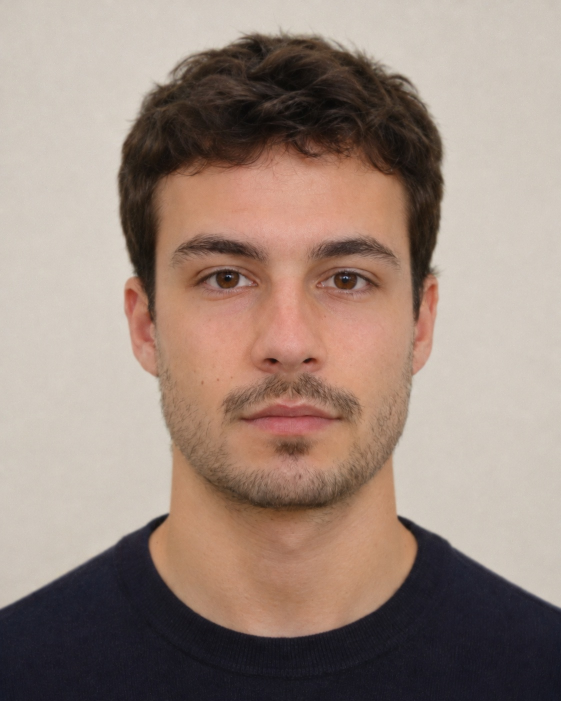
#> input picture images/person1_bad.jpg, 1122 x 1402 px (shown at 1/2 size); its folder holds only this picture in this run
$ python main.py   (older library calls are emulated)
#> lines starting #> are read from the running program, lines starting #| are printed output that depends on the picture; after the words box and inside, x2 and y2 are one past the last pixel; in counts of white or black regions, pixels touching at a corner belong together


import cv2
import numpy as np
import json

from pathlib import Path


IMAGE_DIR = Path("images")
CONFIG_FILE = Path("quality_config.json")

FACE_SIZE = (320, 320)

WEIGHTS = {
    "laplacian": 0.40,
    "tenengrad": 0.30,
    "fft": 0.20,
    "edge_density": 0.10,
}


CASCADE_PATH = r"C:\Users\arsen\opencv_data\haarcascade_frontalface_default.xml"

face_detector = cv2.CascadeClassifier(CASCADE_PATH)

if face_detector.empty():
    raise RuntimeError("Не удалось загрузить модель распознавания лица")


def read_image(path):
    data = np.fromfile(str(path), dtype=np.uint8)
    return cv2.imdecode(data, cv2.IMREAD_COLOR)
#> returned value is the input picture: shape (1402, 1122, 3); mean B, G, R 124.8, 135.6, 155.3


def detect_face(image):
    gray = cv2.cvtColor(image, cv2.COLOR_BGR2GRAY)
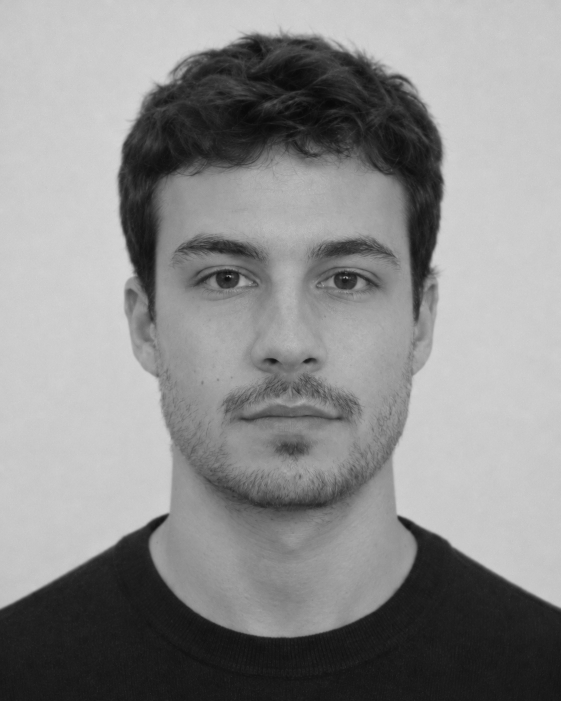
#> gray: shape (1402, 1122) (shown at 1/2 size); min 8, max 215, mean 140.3

    faces = face_detector.detectMultiScale(
        gray,
        scaleFactor=1.1,
        minNeighbors=4,
        minSize=(60, 60),
    )
#> faces = [[196, 264, 750, 750]]

    if len(faces) == 0:
        # Если лицо не нашли, временно берём центральную часть.
        h, w = image.shape[:2]

        x1 = int(w * 0.10)
        x2 = int(w * 0.90)

        y1 = int(h * 0.10)
        y2 = int(h * 0.90)

        return image[y1:y2, x1:x2], False

    # Если лиц несколько — берём самое большое.
    x, y, w, h = max(
        faces,
        key=lambda face: face[2] * face[3]
    )
#> x = 196; y = 264; w = 750; h = 750

    # Немного пространства вокруг лица.
    padding = int(max(w, h) * 0.15)
#> padding = 112

    x1 = max(0, x - padding)
#> x1 = 84
    y1 = max(0, y - padding)
#> y1 = 152

    x2 = min(image.shape[1], x + w + padding)
#> x2 = 1058
    y2 = min(image.shape[0], y + h + padding)
#> y2 = 1126

    face = image[y1:y2, x1:x2]
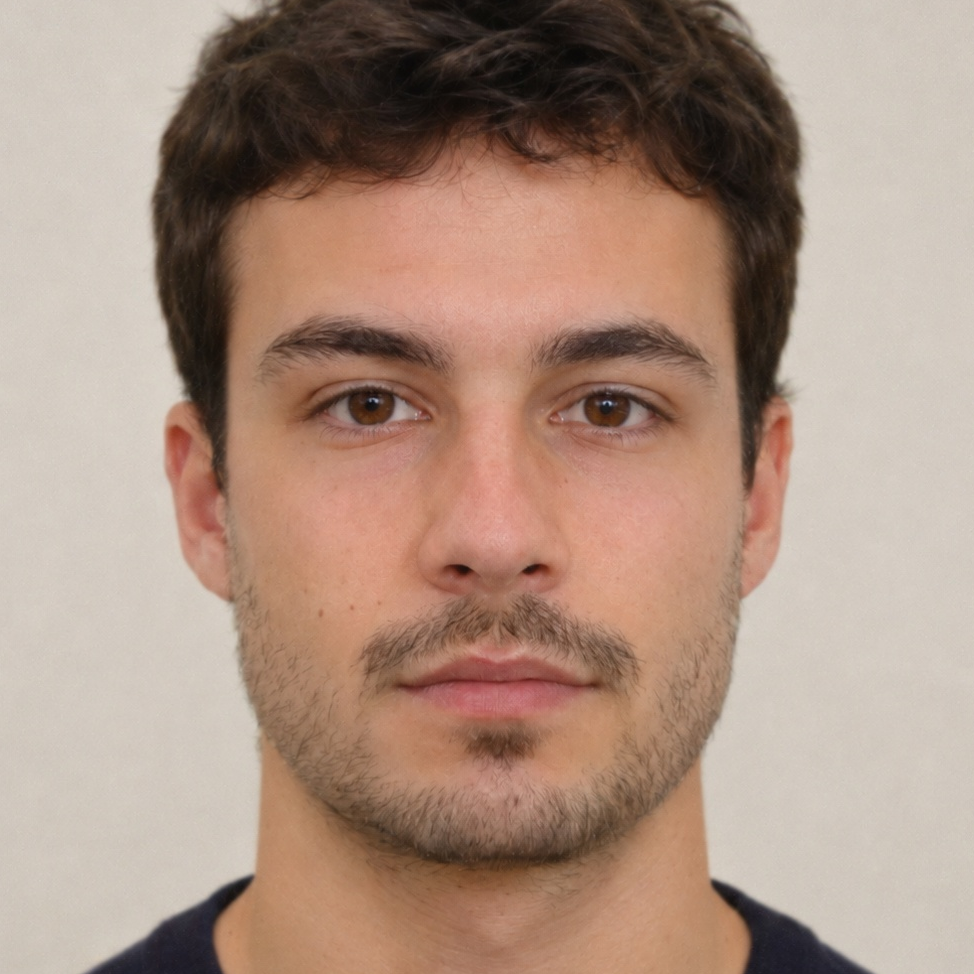
#> face: shape (974, 974, 3); mean B, G, R 128.9, 144.2, 170.7

    return face, True


def calculate_features(image):
    face, face_found = detect_face(image)
#> face_found = True

    gray = cv2.cvtColor(face, cv2.COLOR_BGR2GRAY)
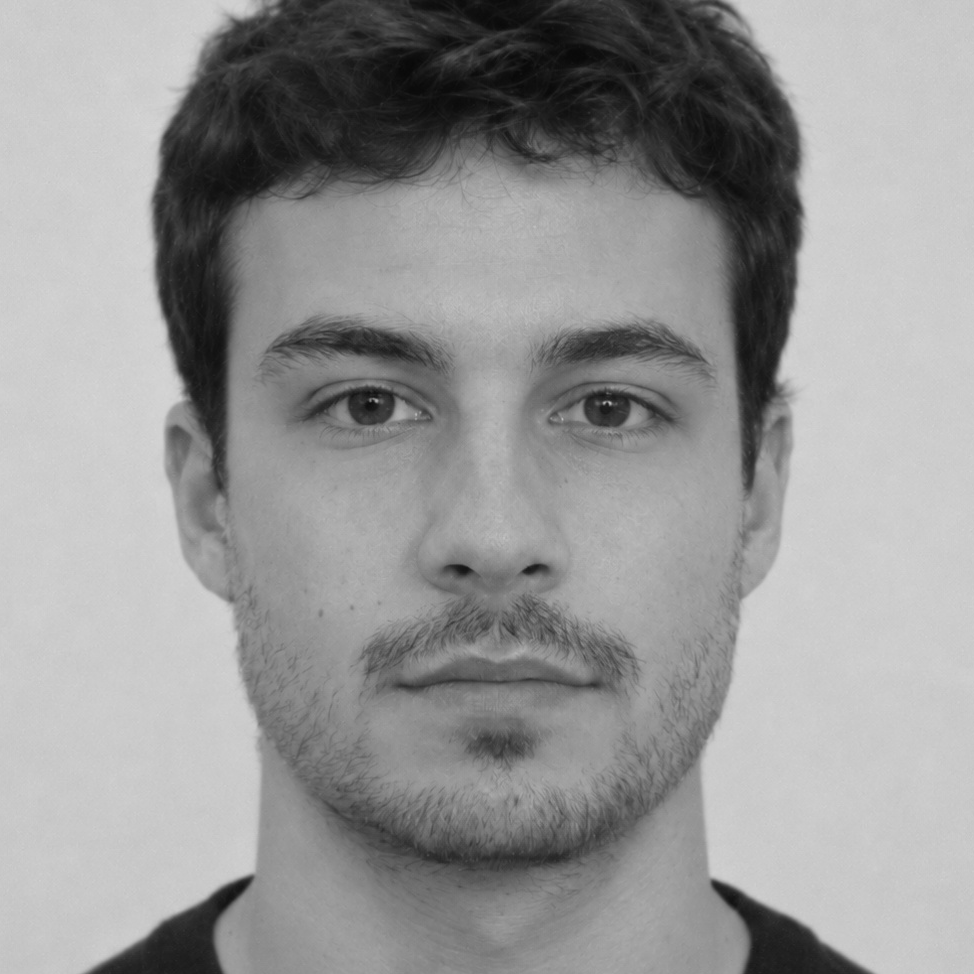
#> gray: shape (974, 974); min 8, max 215, mean 150.5

    gray = cv2.resize(
        gray,
        FACE_SIZE,
        interpolation=cv2.INTER_AREA,
    )
#> gray: shape (320, 320)

    # 1. Laplacian
    laplacian = cv2.Laplacian(
        gray,
        cv2.CV_64F
    ).var()
#> laplacian = 104.8

    # 2. Tenengrad / Sobel
    gx = cv2.Sobel(
        gray,
        cv2.CV_64F,
        1,
        0,
        ksize=3,
    )
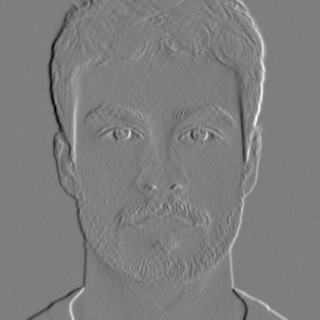
#> gx: shape (320, 320) float64; min -495, max 504, mean 0; drawn with min black and max white

    gy = cv2.Sobel(
        gray,
        cv2.CV_64F,
        0,
        1,
        ksize=3,
    )
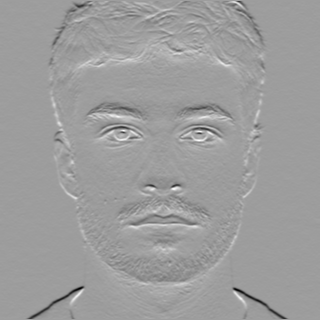
#> gy: shape (320, 320) float64; min -529, max 329, mean 0; drawn with min black and max white

    tenengrad = np.mean(
        gx * gx + gy * gy
    )
#> tenengrad = 3520.7

    # 3. FFT — количество высоких частот
    fft = np.fft.fft2(
        gray.astype(np.float32)
    )

    fft = np.fft.fftshift(fft)

    power = np.abs(fft) ** 2

    height, width = gray.shape
#> height = 320; width = 320

    cy = height // 2
#> cy = 160
    cx = width // 2
#> cx = 160

    yy, xx = np.ogrid[
        :height,
        :width
    ]
#> yy = 320 values from 0 to 319

    radius = 25

    mask = (
        (xx - cx) ** 2
        + (yy - cy) ** 2
        >= radius ** 2
    )

    high_frequency = (
        power[mask].sum()
        / (power.sum() + 1e-12)
    )
#> high_frequency = 0.00323

    # 4. Количество чётких границ
    edges = cv2.Canny(
        gray,
        80,
        160,
    )
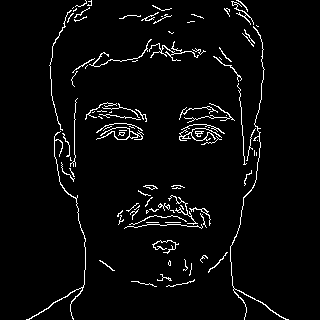
#> edges: shape (320, 320); 3.8% white in thin lines or dots, all inside (x1, y1, x2, y2) = (26, 0, 289, 320)

    edge_density = (
        np.count_nonzero(edges)
        / edges.size
    )
#> edge_density = 0.0377

    # Дополнительная информация
    brightness = gray.mean()
#> brightness = 150.5
    contrast = gray.std()
#> contrast = 58.14

    return {
        "laplacian": float(laplacian),
        "tenengrad": float(tenengrad),
        "fft": float(high_frequency),
        "edge_density": float(edge_density),
        "brightness": float(brightness),
        "contrast": float(contrast),
        "face_found": face_found,
    }


# [87 lines left out: functions normalize, calculate_score, find_best_threshold, not called in this run]


def main():
    results = []

    files = sorted(
        list(IMAGE_DIR.glob("*.jpg"))
        + list(IMAGE_DIR.glob("*.jpeg"))
        + list(IMAGE_DIR.glob("*.png"))
    )

    if not files:
        print("В папке images нет фотографий.")
        return

    print("Анализ фотографий...\n")

    for path in files:

        image = read_image(path)

        if image is None:
            print(
                f"Не удалось открыть {path.name}"
            )
            continue

        features = calculate_features(
            image
        )
#> features = {'laplacian': 104.8, 'tenengrad': 3520.7, 'fft': 0.00323, 'edge_density': 0.0377, 'brightness': 150.5, 'contrast': 58.14, 'face_found': True}

        label = None

        name = path.stem.lower()

        if "_good" in name:
            label = "good"

        elif "_bad" in name:
            label = "bad"

        results.append({
            "filename": path.name,
            "label": label,
            "features": features,
        })

    labelled = [
        item
        for item in results
        if item["label"] is not None
    ]
#> labelled = 1 item

    if len(labelled) < 2:
        print(
            "Для калибровки нужны "
            "файлы _good и _bad."
        )
        return

    ranges = {}

    for feature_name in WEIGHTS:

        values = [
            item["features"][feature_name]
            for item in labelled
        ]

        # Берём 5 и 95 процентиль,
        # чтобы единичные выбросы
        # не ломали шкалу.
        minimum = np.percentile(
            values,
            5
        )

        maximum = np.percentile(
            values,
            95
        )

        ranges[feature_name] = {
            "min": float(minimum),
            "max": float(maximum),
        }

    for item in results:

        item["score"] = calculate_score(
            item["features"],
            ranges,
        )

    threshold, accuracy = (
        find_best_threshold(results)
    )

    print(
        f"Автоматический порог: "
        f"{threshold:.2f}"
    )

    print(
        f"Точность на тестовой выборке: "
        f"{accuracy * 100:.1f}%"
    )

    print("\nРезультаты:\n")

    for item in results:

        score = item["score"]

        if score >= threshold:
            status = "GOOD"
        else:
            status = "BAD"

        face_status = (
            "face"
            if item["features"]["face_found"]
            else "face not found"
        )

        print(
            f"{item['filename']:20} "
            f"{score:6.2f} "
            f"-> {status:4} "
            f"({face_status})"
        )

    config = {
        "threshold": threshold,
        "weights": WEIGHTS,
        "ranges": ranges,
    }

    with open(
        CONFIG_FILE,
        "w",
        encoding="utf-8",
    ) as file:

        json.dump(
            config,
            file,
            indent=4,
        )

    print(
        "\nНастройки сохранены "
        "в quality_config.json"
    )


if __name__ == "__main__":
    main()


# [28 lines of commented-out code are left out]

$ run again, on images/person3_good.jpg
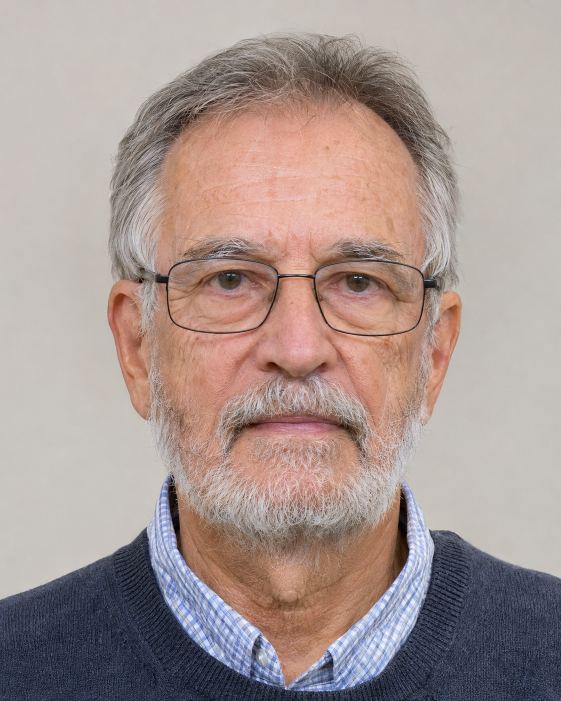
#> input picture images/person3_good.jpg, 1122 x 1402 px (shown at 1/2 size)
#> in read_image, returned value is the input picture: shape (1402, 1122, 3); mean B, G, R 145.9, 150.4, 166.9
#> faces = [[201, 255, 766, 766]]
#> x = 201; y = 255; w = 766
#> padding = 114
#> x1 = 87
#> y1 = 141
#> x2 = 1081
#> y2 = 1135
#> face_found = True
#> laplacian = 718.1
#> in calculate_features, `gy = cv2.Sobel( gray, cv2.CV_64F, 0, 1, ksize=3, )`:
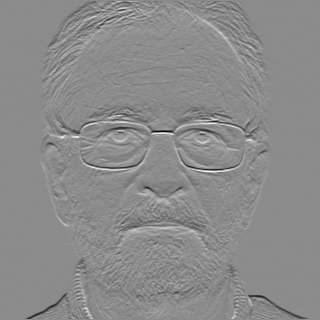
#> gy: shape (320, 320) float64; min -591, max 487, mean -0.8; drawn with min black and max white
#> tenengrad = 5500
#> high_frequency = 0.00494
#> in calculate_features, `edges = cv2.Canny( gray, 80, 160, )`:
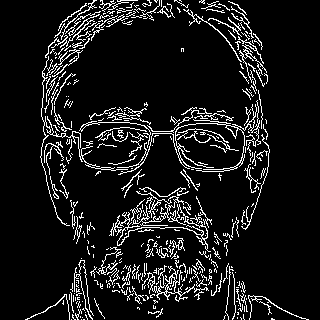
#> edges: shape (320, 320); 9.5% white in thin lines or dots, all inside (x1, y1, x2, y2) = (25, 0, 309, 320)
#> edge_density = 0.0954
#> brightness = 164.1
#> contrast = 35.85
#> features = {'laplacian': 718.1, 'tenengrad': 5500, 'fft': 0.00494, 'edge_density': 0.0954, 'brightness': 164.1, 'contrast': 35.85, 'face_found': True}
#> labelled = 1 item

$ run again, on images/person4_bad.jpg
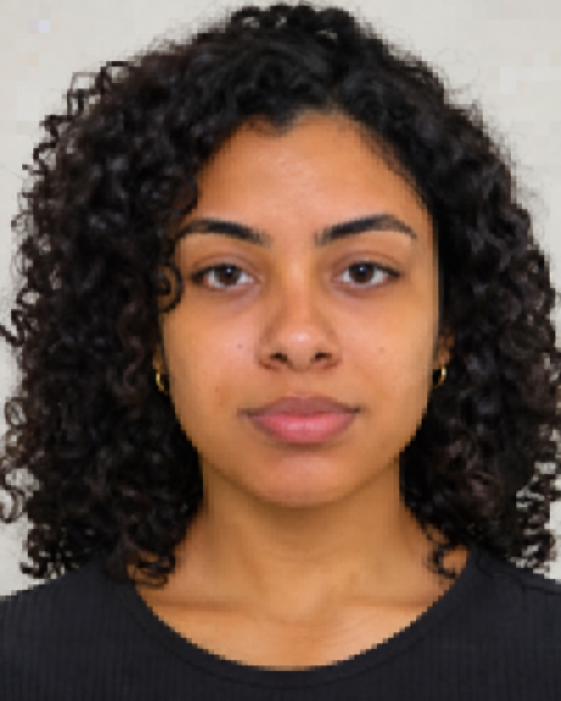
#> input picture images/person4_bad.jpg, 1122 x 1402 px (shown at 1/2 size)
#> in read_image, returned value is the input picture: shape (1402, 1122, 3); mean B, G, R 69.1, 82.3, 105.6
#> faces = [[248, 276, 704, 704]]
#> x = 248; y = 276; w = 704
#> padding = 105
#> x1 = 143
#> y1 = 171
#> x2 = 1057
#> y2 = 1085
#> face_found = True
#> laplacian = 56.8
#> in calculate_features, `gy = cv2.Sobel( gray, cv2.CV_64F, 0, 1, ksize=3, )`:
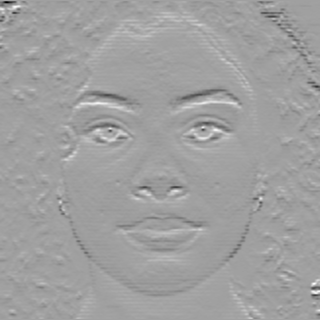
#> gy: shape (320, 320) float64; min -576, max 342, mean 0.2; drawn with min black and max white
#> tenengrad = 2796.1
#> high_frequency = 0.00875
#> in calculate_features, `edges = cv2.Canny( gray, 80, 160, )`:
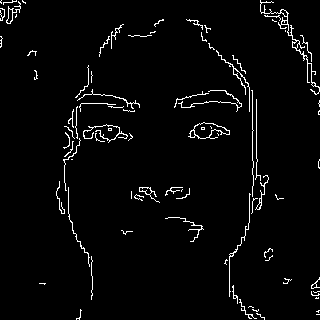
#> edges: shape (320, 320); 3.1% white in thin lines or dots
#> edge_density = 0.0306
#> brightness = 78.23
#> contrast = 62.58
#> features = {'laplacian': 56.8, 'tenengrad': 2796.1, 'fft': 0.00875, 'edge_density': 0.0306, 'brightness': 78.23, 'contrast': 62.58, 'face_found': True}
#> labelled = 1 item
